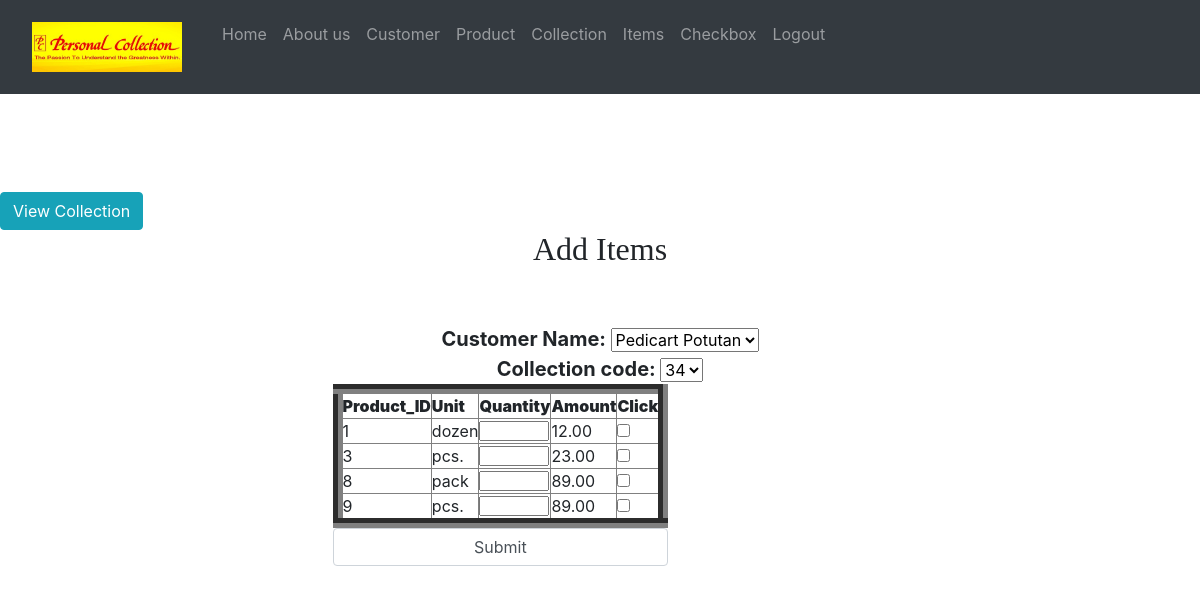
Screenshot of /checkbox.php (signed in) with the database file from the repository.
### tables this page shows
CREATE TABLE `product_table` (
  `Product_ID` int(11) NOT NULL,
  `Particular` varchar(100) NOT NULL,
  `Item_Quantity` int(11) NOT NULL,
  `Unit` varchar(100) NOT NULL,
  `Regular_Price` decimal(10,2) NOT NULL,
  `Discount` decimal(10,2) NOT NULL
);

### checkbox.php (the view, shortened to what this page needs)
<!DOCTYPE html>
<html>
<head>
	<link rel="stylesheet" href="bootstrap/css/bootstrap.min.css">
	<link rel="stylesheet" href="style.css" />
	<link rel="stylesheet" href="https://cdnjs.cloudflare.com/ajax/libs/font-awesome/4.7.0/css/font-awesome.min.css">
	<link rel="stylesheet" type="text/css"	href="style.css">
	<link rel="stylesheet" href="bootstrap/css/bootstrap.min.css">
</head>
	<body>
	<nav class="navbar fixed-top navbar-expand-lg navbar-dark bg-dark fixed-top">
      <div class="container-responsive">
        <div class="collapse navbar-collapse" id="navbarResponsive" >
          <ul class="navbar-nav ml-auto">
            <a class="navbar-brand" href="home.html">
			<img src="logo.jpg" style="float:left;" width="150" height="50" alt=""></a>
            <li class="nav-item ">
              <a class="nav-link " href="home.php" >
               Home
              </a>
            </li>
			<li class="nav-item ">
              <a class="nav-link " href="aboutus.php" >
               About us
              </a>
            </li>
			<li class="nav-item ">
              <a class="nav-link " href="addcustomer.php" >
              Customer
              </a>
            </li>
			<li class="nav-item ">
              <a class="nav-link " href="addproducts.php" >
               Product
              </a>
            </li>
			<li class="nav-item ">
              <a class="nav-link " href="addcollection.php" >
               Collection
              </a>
            </li><li class="nav-item ">
              <a class="nav-link " href="additems.php" >
               Items
              </a>
			  </li><li class="nav-item ">
              <a class="nav-link " href="checkbox.php" >
               Checkbox
              </a>
            </li><li class="nav-item ">
              <a class="nav-link " href="logout.php" >
               Logout
              </a>
            </li>
          </ul>
        </div>
    </nav>
	<br/><br/><br/><br/><br/><br/><br/><br/>
	<a href="viewcollection.php" class="btn btn-info" role="button">View Collection</a>
		<center><h2><font face="Britannic Bold">Add Items</font></h2>
		<div style="width:900px;">
		<form action="checkbox.php" method="post">
		<br/><br/>
		<b><a style="font-size:20px;">Customer Name:</b></a>
		<select name="customers" id="customer">
		<?php
				include_once 'db.php';
				$sql = "SELECT * FROM customer_table;";
				$result = mysqli_query($con, $sql);
				$resultCheck = mysqli_num_rows($result);
				if ($resultCheck > 0) {
					while ($row = mysqli_fetch_assoc($result)) {
				?>
					<option value="<?php echo $row["customer_id"];  ?>"><?php echo $row["Firstname"]; echo " "; echo $row["Lastname"]; ?></option>
				<?php		}
				}
				?>
				</select>
				<div class="form-group">
		<b><a style="font-size:20px;">Collection code:</b></a>
		<select name="code_no" id="code_no">
		<?php
				include_once 'db.php';
				$sql = "SELECT * FROM collection_table;";
				$result = mysqli_query($con, $sql);
				$resultCheck = mysqli_num_rows($result);
				if ($resultCheck > 0) {
					while ($row = mysqli_fetch_assoc($result)) {
				?>
					<option value="<?php echo $row["Code_no"];  ?>"><?php echo $row["Code_no"];  ?></option>
				<?php		}
				}
				?>
			</select>
		<div class="main">
	<center><div class="main w-75">
	<div class="form">
	<div class="row" >
		<br><br><br>
		<div class="column" style="; margin-left:85px;">
			<table width="100%" border="10" align="left" style="; background-color:white;">
		<thead>
		<tr>
			<th><strong>Product_ID</strong></th>
			<th><strong>Unit</strong></th>
			<th><strong>Quantity</strong></th>
			<th><strong>Amount</strong></th>
			<th><strong>Click</strong></th>
		</tr>
		</thead>
			<tbody>
		</div>
				</center>
			<?php
			$sel_query="Select * from product_table";
			$result = mysqli_query($con,$sel_query);
			while ($row = $result->fetch_object())
            {
                echo "<tr>";
                echo "<td>" . $row->Product_ID . "</td>";
                echo "<td>" . $row->Unit . "</td>";
                echo '<td> <input type="text" id="Quantity" style="width:70px; height:20px"/> </td>';
				echo '<td>'.$row->Regular_Price.'</td>';
                echo "<td><input type='checkbox' name='representatives' id='checkbox' data-price='".$row->Regular_Price."' data-id='".$row->Product_ID ."'   data-unit='".$row->Unit."'' /></td>";
                echo "</tr>";
            }
			?>
		<br/><br/><br/><br/><br/>
		<p><input name="submit" type="submit" class="form-control" id="submit" value="Submit" /></p>
		</div>
	</form>
</center>
</body>
</html>

### style.css (style rules this page uses)
* { margin: 0px; padding: 0px; }
.navbar { overflow: hidden; background-color: #333; }
.navbar a { float: left; font-size: 16px; color: white; text-align: center; padding: 14px 16px; text-decoration: none; }

### rows the page displays
product_table: Product_ID "1", Unit "dozen", Regular_Price "12.00"
product_table: Product_ID "3", Unit "pcs.", Regular_Price "23.00"
product_table: Product_ID "8", Unit "pack", Regular_Price "89.00"
product_table: Product_ID "9", Unit "pcs.", Regular_Price "89.00"

### other values shown
form field customers "Pedicart Potutan"
form field code_no "34"
